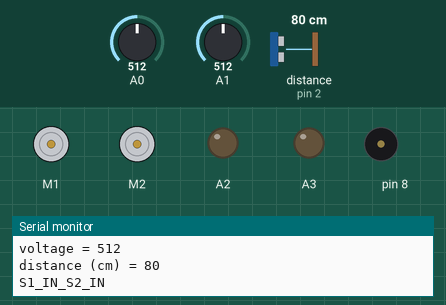
Recording of a sketch running on a simulated Arduino Uno, built with avr-gcc and run on an emulated ATmega328P. Parts: 2 × DC motor (green arrow = forward, orange = backward, longer = faster), output pins drawn as LEDs (lit = HIGH), buzzer (waves = sounding), the last lines printed to the serial monitor. Dashed ring = blinking. The inputs (shaded band) are chosen by the test bench; at power-on: A0 = 512, A1 = 512, distance to the obstacle (sensor on pin 2) 80 cm. Random numbers use the default seed unless the sketch sets one.

Above: at 1.9 s.
2.0 s: A0 set to 1023
At 2.8 s:
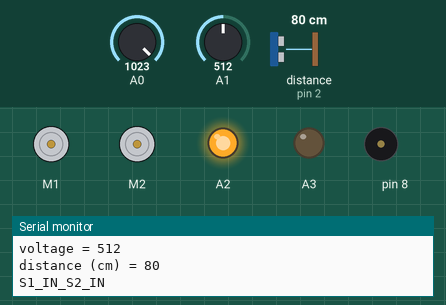
10.0 s: A0 set to 716
At 17.9 s:
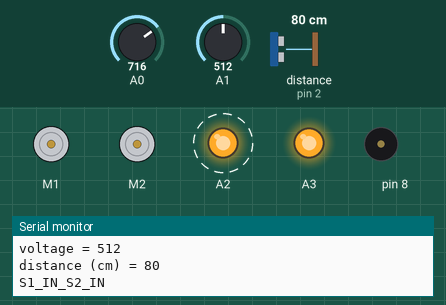
At 19.7 s:
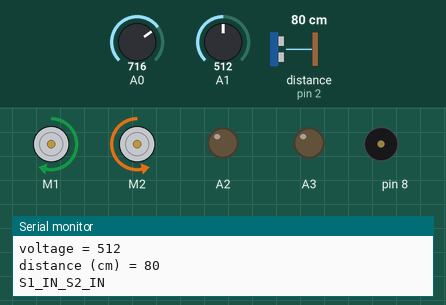
20.1 s: A0 set to 900
23.6 s: A0 set to 511
Timing chart, 0 to 28.1 s (numbered marks = the images above; inputs shaded):
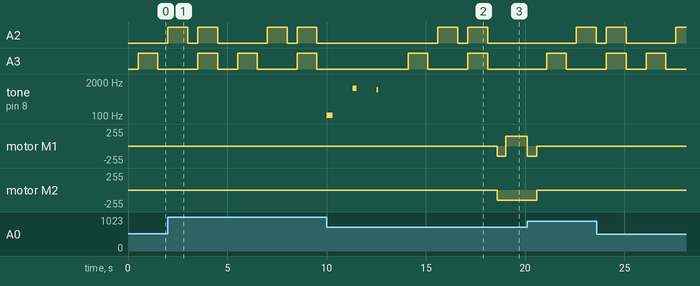

Measured:
- after the input at 10.0 s, motor M1: stopped → backward 150/255 after 8.6 s, → forward 150/255 0.43 s later; motor M2: stopped → backward 150/255 after 8.6 s
- by itself, A3: alternates HIGH for 1.0 s and LOW for 2.0 s
- by itself, tone on pin 8: plays 107 Hz for 0.30 s, 1173 Hz for 0.21 s, 1030 Hz for 0.07 s

The sketch:

cg_edited_code__1_.ino
```cpp
#include <MeMCore.h>
//for motor
MeDCMotor motor1(M1); //right
MeDCMotor motor2(M2); //left
uint8_t motorSpeed = 150;

//floats to hold colour arrays {Red, Blue, Green}
// The calibration for white and black array have been done on another code (for white and black balance)
float colorArray[] = {0, 0, 0};
float blackArray[] = {637.5, 417, 447.5};
float whiteArray[] = {952, 856.5, 818};

//place holder for average
int avgRead;

//for buzzer
MeBuzzer buzzer;
char i;
int note, duration;

//for Black Line Finder
MeLineFollower lineFinder(PORT_1);

//for Ultrasonic Sensor
MeUltrasonicSensor ultrasonic (PORT_2);

void setup()
{
  pinMode(A0, INPUT);
  pinMode(A1, INPUT);
  pinMode(A2, OUTPUT);
  pinMode(A3, OUTPUT);

  Serial.begin(9600);//for Black Line Finder, Infrared Sensor, Ultrasonic Sensor
}

void loop()
{
  offLed();

  //move in straight line
  motor1.run( motorSpeed);//Motor1 (Right) Forward is (+) positive
  motor2.run(-motorSpeed);//Motor2 (Left)  Forward is (-) negative

  //IR sensor
  Serial.print("voltage = ");
  int rightDist = analogRead(A1);
  Serial.println(rightDist);

  //Ultrasonic distance sensor
  Serial.print("distance (cm) = ");
  int leftDist = ultrasonic.distanceCm ();
  Serial.println(leftDist);

  if (leftDist < 5.5) //if its too close to the left wall
  {
    //correct to the right
    motor2.run(-motorSpeed);
    motor1.run(motorSpeed - 80);
  } else if (rightDist < 330) //if its too close to right wall
  {
    //correct to the left
    motor1.run(motorSpeed);
    motor2.run(-motorSpeed + 130);
  }

  //black line finder
  int sensorState = lineFinder.readSensors();
  switch (sensorState)
  {
    case S1_IN_S2_IN: Serial.println("S1_IN_S2_IN");//both sensors senses black line
      motor1.stop();
      motor2.stop();
      checkColour();
      colorTurn();
      motor1.stop();
      motor2.stop();
      break;

    case S1_IN_S2_OUT: Serial.println("S1_IN_S2_OUT"); break; //only one of the two sensors sense a black line
    case S1_OUT_S2_IN: Serial.println("S1_OUT_S2_IN"); break; //only one of the two sensors sense a black line
    case S1_OUT_S2_OUT: Serial.println("S1_OUT_S2_OUT"); break; //no black line
    default: break;
  }
}

/*
 * RED LED   : A3 HIGH, A2 LOW
 * BLUE LED  : A3 LOW,  A2 HIGH
 * GREEN LED : A3 HIGH, A2 HIGH
 */
void onLed(int num)
{
  digitalWrite(A3, (num % 2) ? HIGH : LOW);
  digitalWrite(A2, (num - 1) ? HIGH : LOW);
}

void offLed()
{
  digitalWrite(A3, LOW);
  digitalWrite(A2, LOW);
  delay(500);
}

void getReading(int times)
{
  int total = 0;
  //take the reading however many times was requested and add them up
  for (int i = 0; i < times; i++) {
    total += analogRead(A0);
    delay(100);
  }
  //calculate the average and set it
  avgRead = total / times;
}

void checkColour()
{
  float greyDiff;
  for (int i = 0; i < 3; i += 1) {
    onLed(i+1);
    delay(500);
    getReading(5); //number is the number of scans to take for average
    colorArray[i] = avgRead;
    greyDiff = whiteArray[i] - blackArray[i];
    colorArray[i] = (colorArray[i] - blackArray[i]) / (greyDiff) * 255;
    offLed();
  }
}

void colorTurn()
{
  //for turning, motor speed for the two motors are not the same so the delay for each turn and adjustment are not the same
  if (colorArray[0] > 240 && colorArray[1] < 200 && colorArray[2] < 200 && colorArray[2] > 135) //(red)
  {
    //turn left
    motor1.run(motorSpeed);
    motor2.run(motorSpeed);
    delay (400);
  } else if (colorArray[0] < colorArray[2] && colorArray[0] > 200 && colorArray[1] < 200 && colorArray[2] > 200) //(green)
  {
    //turn right
    motor1.run(-motorSpeed);
    motor2.run(-motorSpeed);
    delay (425);
  } else if (colorArray[0] > colorArray[2] && colorArray[0] > 200 && colorArray[1] < 200 && colorArray[2] > 200) //(orange)
  {
    //reverse slightly to not hit left wall
    motor2.run(motorSpeed);
    delay(400);
    //turn 180 to the left in the same grid
    motor1.run(motorSpeed);
    motor2.run(motorSpeed);
    delay (600);
  } else if (colorArray[0] > 200 && colorArray[0] < 240 && colorArray[1] < 125 && colorArray[2] < 135) //(purple)
  {
    //turn left
    motor1.run(motorSpeed);
    motor2.run(motorSpeed);
    delay (420);
    motor1.stop();
    motor2.stop();
    //move straight for one grid
    motor1.run(motorSpeed);
    motor2.run(-motorSpeed);
    delay (925);
    motor1.stop();
    motor2.stop();
    //turn left again
    motor1.run(motorSpeed);
    motor2.run(motorSpeed);
    delay (420);
  } else if (colorArray[0] < 200 && colorArray[1] < 200 && colorArray[2] < 200 ) //(light blue)
  {
    //turn right
    motor1.run(-motorSpeed);
    motor2.run(-motorSpeed);
    delay (430);
    motor1.stop();
    motor2.stop();
    //move straight for one grid
    motor1.run(motorSpeed);
    motor2.run(-motorSpeed);
    delay (1080);
    motor1.stop();
    motor2.stop();
    //turn right again
    motor1.run(-motorSpeed);
    motor2.run(-motorSpeed);
    delay (460);
  } else if (colorArray[0] > 255 && colorArray[1] > 256 && colorArray[2] > 200) //(white)
  {
    //play victory music
    for (int i = 0; i < 3; i += 1)
    {
      note = random (100, 1500); // Freq range of numbers
      duration = random (50, 300); // Duration for each notes
      buzzer.tone (note, duration);
      delay(1000);
    }
  }
}
```
